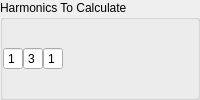
               <widget class="QGroupBox" name="groupBox_settings_mechanics_nhcalc">
                <property name="title">
                 <string>Harmonics To Calculate</string>
                </property>
                <property name="flat">
                 <bool>true</bool>
                </property>
                <layout class="QVBoxLayout" name="verticalLayout_29">
                 <property name="spacing">
                  <number>0</number>
                 </property>
                 <property name="leftMargin">
                  <number>0</number>
                 </property>
                 <property name="topMargin">
                  <number>0</number>
                 </property>
                 <property name="rightMargin">
                  <number>0</number>
                 </property>
                 <property name="bottomMargin">
                  <number>0</number>
                 </property>
                 <item>
                  <layout class="QHBoxLayout" name="horizontalLayout_settings_mechanics_nhcalc">
                   <property name="spacing">
                    <number>0</number>
                   </property>
                   <item>
                    <widget class="QSpinBox" name="spinBoxsettings_mechanics_nhcalc_n1">
                     <property name="maximumSize">
                      <size>
                       <width>20</width>
                       <height>16777215</height>
                      </size>
                     </property>
                     <property name="buttonSymbols">
                      <enum>QAbstractSpinBox::NoButtons</enum>
                     </property>
                     <property name="minimum">
                      <number>1</number>
                     </property>
                     <property name="maximum">
                      <number>11</number>
                     </property>
                     <property name="singleStep">
                      <number>2</number>
                     </property>
                    </widget>
                   </item>
                   <item>
                    <widget class="QSpinBox" name="spinBox_settings_mechanics_nhcalc_n2">
                     <property name="maximumSize">
                      <size>
                       <width>20</width>
                       <height>16777215</height>
                      </size>
                     </property>
                     <property name="buttonSymbols">
                      <enum>QAbstractSpinBox::NoButtons</enum>
                     </property>
                     <property name="minimum">
                      <number>1</number>
                     </property>
                     <property name="maximum">
                      <number>11</number>
                     </property>
                     <property name="singleStep">
                      <number>2</number>
                     </property>
                     <property name="value">
                      <number>3</number>
                     </property>
                    </widget>
                   </item>
                   <item>
                    <widget class="QSpinBox" name="spinBox_settings_mechanics_nhcalc_n3">
                     <property name="maximumSize">
                      <size>
                       <width>20</width>
                       <height>16777215</height>
                      </size>
                     </property>
                     <property name="frame">
                      <bool>true</bool>
                     </property>
                     <property name="buttonSymbols">
                      <enum>QAbstractSpinBox::NoButtons</enum>
                     </property>
                     <property name="showGroupSeparator" stdset="0">
                      <bool>false</bool>
                     </property>
                     <property name="minimum">
                      <number>1</number>
                     </property>
                     <property name="maximum">
                      <number>11</number>
                     </property>
                     <property name="singleStep">
                      <number>2</number>
                     </property>
                    </widget>
                   </item>
                   <item>
                    <widget class="QPushButton" name="pushButton_settings_mechanics_harmminus">
                     <property name="sizePolicy">
                      <sizepolicy hsizetype="Fixed" vsizetype="Fixed">
                       <horstretch>0</horstretch>
                       <verstretch>0</verstretch>
                      </sizepolicy>
                     </property>
                     <property name="minimumSize">
                      <size>
                       <width>20</width>
                       <height>20</height>
                      </size>
                     </property>
                     <property name="maximumSize">
                      <size>
                       <width>20</width>
                       <height>20</height>
                      </size>
                     </property>
                     <property name="styleSheet">
                      <string notr="true">#pushButton_settings_mechanics_harmminus
{
background-color: transparent;
border-image: url(:/button/rc/minus.svg);
background: none;
border: none;
background-repeat: none;
}

#pushButton_settings_mechanics_harmminus:pressed
{
border-image: url(:/button/rc/minus_p.svg);
}
</string>
                     </property>
                     <property name="text">
                      <string/>
                     </property>
                    </widget>
                   </item>
                   <item>
                    <widget class="QPushButton" name="pushButton_settings_mechanics_harmplus">
                     <property name="sizePolicy">
                      <sizepolicy hsizetype="Fixed" vsizetype="Fixed">
                       <horstretch>0</horstretch>
                       <verstretch>0</verstretch>
                      </sizepolicy>
                     </property>
                     <property name="minimumSize">
                      <size>
                       <width>20</width>
                       <height>20</height>
                      </size>
                     </property>
                     <property name="maximumSize">
                      <size>
                       <width>20</width>
                       <height>20</height>
                      </size>
                     </property>
                     <property name="styleSheet">
                      <string notr="true">#pushButton_settings_mechanics_harmplus
{
background-color: transparent;
border-image: url(:/button/rc/plus.svg);
background: none;
border: none;
background-repeat: none;
}

#pushButton_settings_mechanics_harmplus:pressed
{
border-image: url(:/button/rc/plus_p.svg);
}
</string>
                     </property>
                     <property name="text">
                      <string/>
                     </property>
                    </widget>
                   </item>
                   <item>
                    <spacer name="horizontalSpacer_11">
                     <property name="orientation">
                      <enum>Qt::Horizontal</enum>
                     </property>
                     <property name="sizeHint" stdset="0">
                      <size>
                       <width>40</width>
                       <height>20</height>
                      </size>
                     </property>
                    </spacer>
                   </item>
                  </layout>
                 </item>
                </layout>
               </widget>
